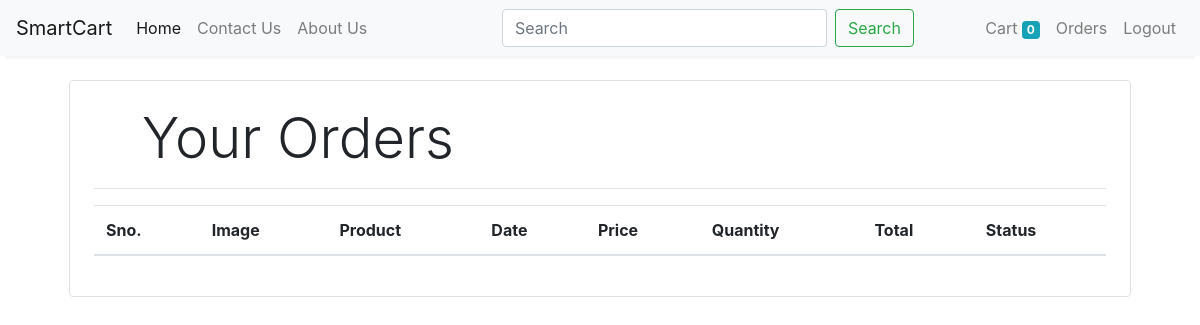
Before: /orders (signed in) with the older database file.
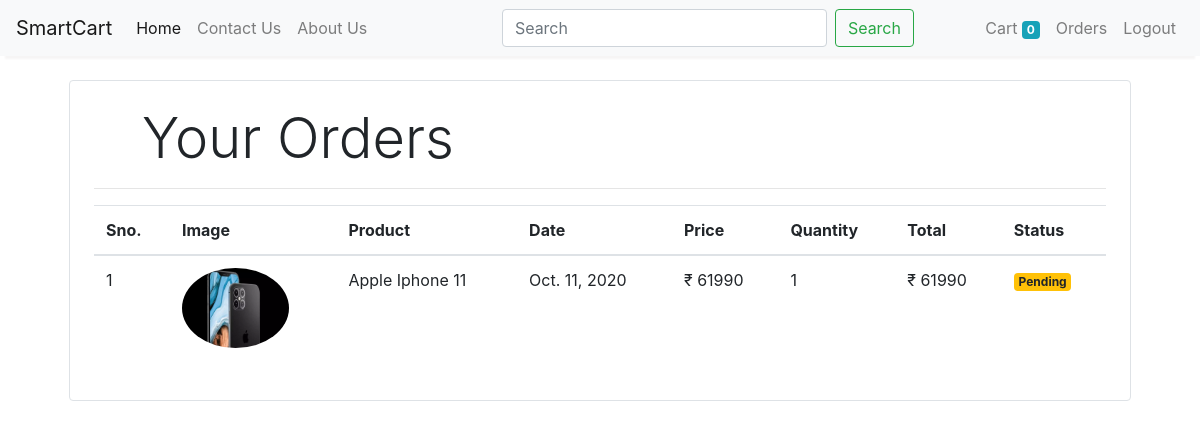
After: the same page with the newer database file.
### store/models/orders.py (models this page shows, shortened)
class Order(models.Model):
    product = models.ForeignKey(Product,
                                on_delete=models.CASCADE)
    customer = models.ForeignKey(Customer,
                                 on_delete=models.CASCADE)
    quantity = models.IntegerField(default=1)
    price = models.IntegerField()
    address = models.CharField(max_length=50, default='', blank=True)
    phone = models.CharField(max_length=50, default='', blank=True)
    date = models.DateField(default=datetime.datetime.today)
    status = models.BooleanField(default=False)
    @staticmethod
    def get_orders_by_customer(customer_id):
        return Order.objects.filter(customer=customer_id).order_by('-date')

### store/models/product.py (models this page shows, shortened)
class Product(models.Model):
    name = models.CharField(max_length=50)
    price = models.IntegerField(default=0)
    category = models.ForeignKey(Category, on_delete=models.CASCADE, default=1)
    description = models.CharField(max_length=200, default='' , null=True , blank=True)
    image = models.ImageField(upload_to='uploads/products/')

### store/middlewares/auth.py (the view)
    def middleware(request):
        print(request.session.get('customer'))
        returnUrl = request.META['PATH_INFO']
        print(request.META['PATH_INFO'])
        if not request.session.get('customer'):
           return redirect(f'login?return_url={returnUrl}')
        response = get_response(request)
        return response

### store/templatetags/custom_filter.py (called while the page is built)
@register.filter(name='currency')
def currency(number):
    return "₹ "+str(number)

@register.filter(name='multiply')
def multiply(number , number1):
    return number * number1

### store/views/orders.py (called while the page is built)
    def get(self , request ):
        customer = request.session.get('customer')
        orders = Order.get_orders_by_customer(customer)
        return render(request , 'orders.html'  , {'orders' : orders})

### store/templates/orders.html (shortened to what this page needs)
{% extends 'base.html' %}
{% block content %}
{% load cart %}
{% load custom_filter %}
<div class="container">
   <div class="border rounded p-4 m-4">
        <p class="display-4 pl-4 ml-4">Your Orders</p>
        <hr>
        <table class="table">
            <thead>
                <tr>
                    <th>Sno.</th>
                    <th>Image</th>
                    <th>Product</th>
                    <th>Date</th>
                    <th>Price</th>
                    <th>Quantity</th>
                    <th>Total</th>
                    <th>Status</th>
                </tr>
            </thead>
            <tbody>
                {% for order in orders %}
                <tr>
                    <td>{{forloop.counter}}</td>
                    <td><img style="height: 80px;" class="rounded-circle" src="{{order.product.image.url}}" alt=""></td>
                    <td>{{order.product.name}}</td>
                    <td>{{order.date}}</td>
                    <td>{{order.price|currency}}</td>
                    <td>{{order.quantity}}</td>
                    <td>{{order.quantity|multiply:order.price|currency}}</td>
                    {% if order.status %}
                    <td><small class="badge badge-success">Completed</small></td>
                    {%else%}
                    <td><small class="badge badge-warning">Pending</small></td>
                    {% endif %}
                </tr>
                {% endfor %}
            </tbody>
        </table>
   </div>
</div>
{% endblock %}

### store/templates/base.html (shortened to what this page needs)
<!doctype html>
<html lang="en">
<head>
  <link rel="stylesheet" href="https://maxcdn.bootstrapcdn.com/bootstrap/4.0.0/css/bootstrap.min.css"
>
</head>
<body>
  <nav class="one-edge-shadow
  sticky-top navbar
  navbar-expand-lg
   navbar-light bg-light navbar-default">
    <a class="navbar-brand" href="/">SmartCart</a>
    <div class="collapse navbar-collapse" id="navbarSupportedContent">
      <ul class="navbar-nav mr-auto">
        <li class="nav-item active">
          <a class="nav-link" href="/store">Home <span class="sr-only">(current)</span></a>
        </li>
        <li class="nav-item">
          <a class="nav-link" href="/contact">Contact Us</a>
        </li>
        <li class="nav-item">
          <a class="nav-link" href="/about">About Us</a>
        </li>
      </ul>
      <ul class=" navbar-nav my-2 my-lg-0 mx-auto">
        <form class="form-inline" id="formID">
          <input class="form-control mr-sm-2" type="search" placeholder="Search" aria-label="Search" id="q">
          <button class="btn btn-outline-success my-2 my-sm-0" type="submit">Search</button>
        </form>
      </ul>
      <ul class=" navbar-nav my-2 my-lg-0">
        <li class="nav-item ">
          <a class="nav-link" href="/cart">Cart
            <span class="badge badge-info">{{request.session.cart.keys|length}}</span>
            <span class="sr-only">(current)</span></a>
        </li>
        {% if request.session.customer %}
        <li class="nav-item ">
          <a class="nav-link" href="/orders">Orders<span class="sr-only">(current)</span></a>
        </li>
        <li class="nav-item ">
          <a class="nav-link" href="/logout">Logout<span class="sr-only">(current)</span></a>
        </li>
        {% endif %}
      </ul>
    </div>
  </nav>
    {% block content %}{% endblock %}
</body>
</html>

### store/templates/base.html (style rules this page uses)
nav { background-color: white; }
.one-edge-shadow { box-shadow: 0 8px 2px -5px rgb(246, 245, 245); }
.navbar-default #formID #q { min-width: 325px; }
.navbar-default .navbar-collapse { text-align: center; }

Changed rows visible on the page:
added Order: product.image (picture), product.name "Apple Iphone 11", date "Oct. 11, 2020", price "₹ 61990", quantity "1", quantity|multiply "₹ 61990", status "Pending"
